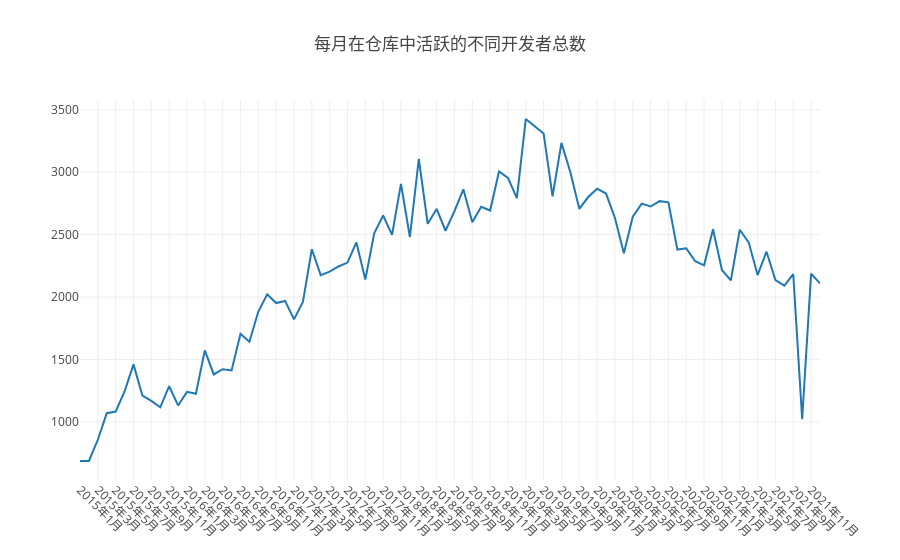

The cell this chart's notebook holds for it:
### Markdown cell above
---

### **4. 每月在仓库中活跃（只要有日志产生就算）的不同开发者总数**

### Code cell
//4、每月在仓库中活跃（只要有日志产生就算）的不同开发者总数
var openDigger = require('../src/open_digger');
var our_repo_id = 20580498;
var startYear = 2015, endYear = 2021;
var years = Array.from({length: endYear - startYear + 1}, (_, i) => i + startYear);
var startMonth = 1, endMonth = 12;
var months = Array.from( {length: endMonth - startMonth + 1}, (_, i) => i + startMonth);

var times = Array();
for(let i = 0; i < years.length; i++) {
    for(let j = 0; j < months.length; j++) times.push({'y': years[i], 'm': months[j]});
}
times_axis = times.map(time => time['y'].toString() + '年' + time['m'].toString()+ '月');

Promise.all(times.map(time =>{
    return openDigger.driver.clickhouse.query(`select count(distinct actor_id) as user
    from github_log.events where repo_id=${our_repo_id} and toMonth(created_at)=${time['m']} and toYear(created_at)=${time['y']}`); 
})).then(data => {
    var userCount = [], tableData = [];
    data.forEach((d, i) => {
        userCount.push(d[0].user);
        tableData.push({'time': times_axis[i], 'user': userCount[userCount.length-1]});
    });
    console.table(tableData.map((d) => {
        return {
            '月份': d.time,
            '每月在仓库中活跃的不同开发者总数': d.user,
        };
    }));
    openDigger.render.plotly([
        {x: times_axis, y: userCount, mode: 'scatter', name: '活跃的不同开发者总数'},
    ], {
        title: '每月在仓库中活跃的不同开发者总数',
        xaxis: {type: 'category',tickangle: 45}
    });
})

### Figure 1 — Plotly figure (JSON) as saved in the notebook; plotly's stock layout.template omitted (floating-point values rounded to 4 significant figures)
{"data": [{"mode": "scatter", "name": "活跃的不同开发者总数", "x": ["2015年1月", "2015年2月", "2015年3月", "2015年4月", "2015年5月", "2015年6月", "2015年7月", "2015年8月", "2015年9月", "2015年10月", "2015年11月", "2015年12月", "2016年1月", "2016年2月", "2016年3月", "2016年4月", "2016年5月", "2016年6月", "2016年7月", "2016年8月", "2016年9月", "2016年10月", "2016年11月", "2016年12月", "2017年1月", "2017年2月", "2017年3月", "2017年4月", "2017年5月", "2017年6月", "2017年7月", "2017年8月", "2017年9月", "2017年10月", "2017年11月", "2017年12月", "2018年1月", "2018年2月", "2018年3月", "2018年4月", "2018年5月", "2018年6月", "2018年7月", "2018年8月", "2018年9月", "2018年10月", "2018年11月", "2018年12月", "2019年1月", "2019年2月", "2019年3月", "2019年4月", "2019年5月", "2019年6月", "2019年7月", "2019年8月", "2019年9月", "2019年10月", "2019年11月", "2019年12月", "2020年1月", "2020年2月", "2020年3月", "2020年4月", "2020年5月", "2020年6月", "2020年7月", "2020年8月", "2020年9月", "2020年10月", "2020年11月", "2020年12月", "2021年1月", "2021年2月", "2021年3月", "2021年4月", "2021年5月", "2021年6月", "2021年7月", "2021年8月", "2021年9月", "2021年10月", "2021年11月", "2021年12月"], "y": ["688", "687", "857", "1070", "1083", "1244", "1461", "1210", "1168", "1117", "1286", "1132", "1241", "1225", "1573", "1380", "1422", "1412", "1706", "1642", "1884", "2022", "1952", "1969", "1821", "1960", "2383", "2176", "2203", "2245", "2276", "2438", "2140", "2510", "2653", "2498", "2907", "2481", "3107", "2587", "2706", "2531", "2688", "2863", "2599", "2723", "2693", "3006", "2954", "2792", "3426", "3364", "3310", "2807", "3235", "2999", "2707", "2801", "2868", "2829", "2633", "2351", "2643", "2748", "2725", "2768", "2759", "2380", "2390", "2287", "2254", "2543", "2217", "2134", "2539", "2438", "2176", "2363", "2136", "2092", "2183", "1021", "2187", "2109"]}], "layout": {"autosize": true, "title": {"text": "每月在仓库中活跃的不同开发者总数"}, "xaxis": {"autorange": true, "range": [0, 83], "tickangle": 45, "type": "category"}, "yaxis": {"autorange": true, "range": [534.8, 3578.0], "type": "linear"}}}
